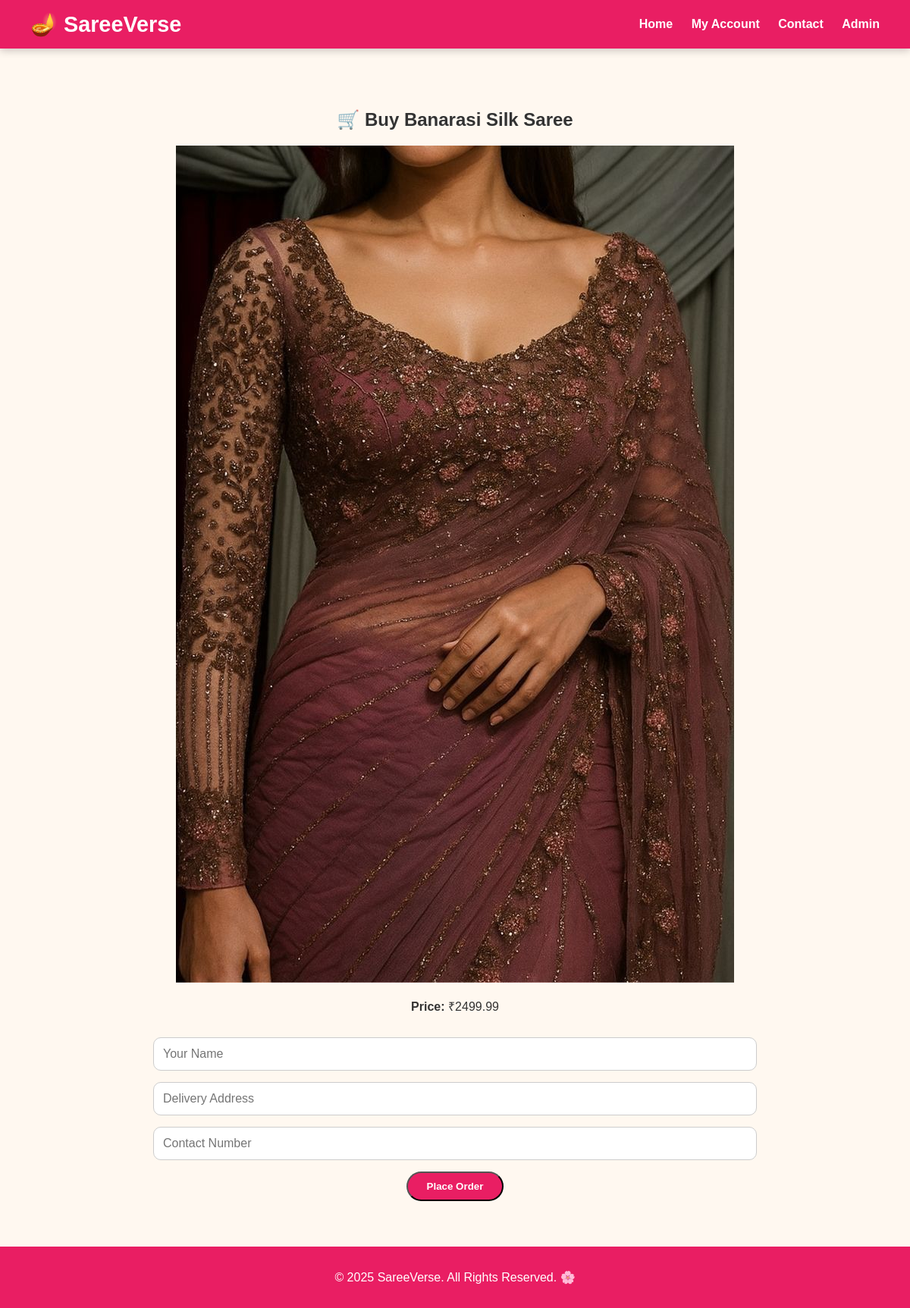
Page /buy/1 (signed in) on the committed database.
### tables this page shows
CREATE TABLE products (
    id INTEGER PRIMARY KEY AUTOINCREMENT,
    name TEXT NOT NULL,
    price REAL NOT NULL,
    description TEXT,
    image TEXT
, category TEXT, quantity INTEGER DEFAULT 0);

### app.py (the view, shortened to what this page needs)
@app.route('/buy/<int:product_id>', methods=['GET', 'POST'])
def buy_product(product_id):
    if 'user_id' not in session:
        flash("Please login first to place an order.", "warning")
        return redirect(url_for('login'))
    conn = get_db_connection()
    product = conn.execute("SELECT * FROM products WHERE id = ?", (product_id,)).fetchone()
    conn.close()
    return render_template('buy.html', product=product)

### app.py (called while the page is built)
def get_db_connection():
    conn = sqlite3.connect('saree_store.db')
    conn.row_factory = sqlite3.Row
    return conn

### templates/buy.html
{% extends 'base.html' %}
{% block content %}
<div class="container">
    <h2>🛒 Buy {{ product['name'] }}</h2>
    <img src="{{ url_for('static', filename='uploads/' + product['image']) }}"
         alt="{{ product['name'] }}" class="product-img">
    <p><strong>Price:</strong> ₹{{ product['price'] }}</p>
    <form method="POST" class="contact-form">
        <input type="text" name="name" placeholder="Your Name" required>
        <input type="text" name="address" placeholder="Delivery Address" required>
        <input type="text" name="contact" placeholder="Contact Number" required>
        <button type="submit" class="btn">Place Order</button>
    </form>
</div>
{% endblock %}

### static/css/style.css (style rules this page uses)
body { font-family: "Poppins", sans-serif; margin: 0; background-color: #fff8f0; color: #333; }
.container, .home-container { max-width: 1100px; margin: 40px auto; padding: 20px; text-align: center; }
.btn { display: inline-block; background-color: #e91e63; color: white; padding: 10px 25px; border-radius: 25px; text-decoration: none; font-weight: bold; transition: 0.3s ease; }
.contact-form { display: flex; flex-direction: column; align-items: center; gap: 15px; margin-top: 30px; }
.contact-form input, .contact-form textarea { width: 70%; padding: 12px; border-radius: 10px; border: 1px solid #ccc; font-size: 1rem; font-family: "Poppins", sans-serif; }

### rows in the picture
products: name "Banarasi Silk Saree", image (picture), price "2499.99"
